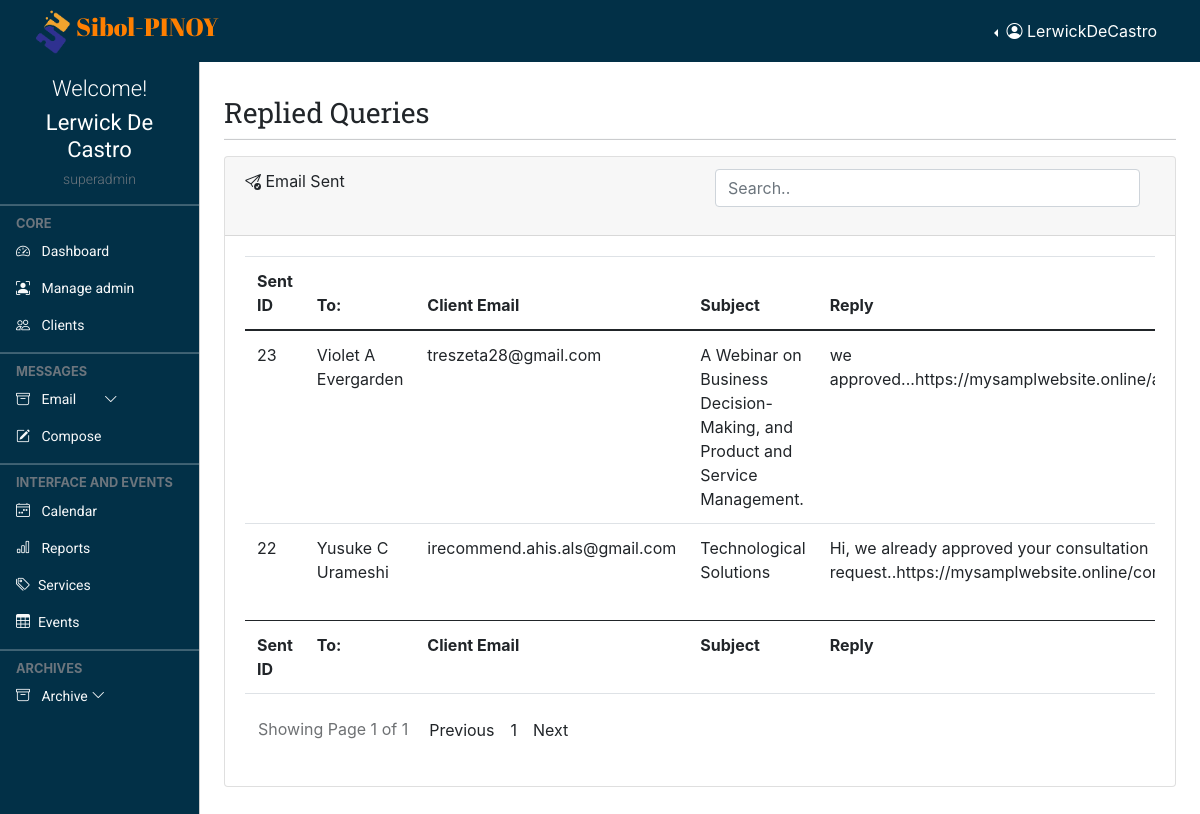
The app's page /admin/sent.php (signed in) with its own data.
### tables this page shows
CREATE TABLE `profile` (
  `id` int(11) NOT NULL,
  `loginId` int(11) NOT NULL,
  `firstName` varchar(255) NOT NULL,
  `lastName` varchar(255) NOT NULL,
  `dateAdded` date NOT NULL
);

CREATE TABLE `sent_email` (
  `sentID` int(150) NOT NULL,
  `client_uniID` varchar(250) NOT NULL,
  `email_add` varchar(250) NOT NULL,
  `loginId` int(11) NOT NULL,
  `company_email` varchar(250) NOT NULL,
  `subject` varchar(250) NOT NULL,
  `reply` longtext DEFAULT NULL,
  `action` varchar(50) NOT NULL,
  `date_reply` datetime DEFAULT NULL
);

CREATE TABLE `client` (
  `c_count` int(150) NOT NULL,
  `client_uniID` varchar(250) NOT NULL,
  `firstName` varchar(250) NOT NULL,
  `mi` text DEFAULT NULL,
  `lastName` varchar(250) NOT NULL,
  `email_add` varchar(250) NOT NULL,
  `contact` varchar(250) DEFAULT NULL,
  `organization` varchar(250) NOT NULL,
  `position` varchar(250) NOT NULL,
  `date_register` datetime NOT NULL
);

### admin/sent.php (the view, shortened to what this page needs)
<!doctype html>
<html lang="en">
  <?php
      require "layout.part/admin.header.php";
  ?>
  <body>
    <?php
      require "layout.part/admin.top.navbar.php";
    ?>
    <?php
      require "layout.part/admin.side.navbar.php";
    ?>
    <main class="mt-5 pt-3">
        <div class="container-fluid p-4">
            <div class="row">
            <div class="col-md-12 my-2">
                <h4 class="page-header">Replied Queries</h4>
                <hr class="dropdown-divider bg-dark" />
            </div>
        </div>
        <div class="row">
            <div class="col-md-12 mb-3">
                <div class="card">
                    <div class="card-header">
                        <span>
                        </span>Email Sent
                        <div class="form-group float-end col-md-6">
                            <input type="text" class="form-control inputSearch" id="inputSearch" placeholder="Search..">
                        </div>
                    </div>
                    <div class="card-body">
                        <div class="table-responsive">
                            <table id="example" class="table data-table" style="width: 100%">
                                <thead>
                                    <tr>
                                        <th>Sent ID</th>
                                        <th>To:</th>
                                        <th>Client Email</th>
                                        <th>Subject</th>
                                        <th>Reply</th>
                                    </tr>
                                </thead>
                                <tbody id="myTable">
                                    <?php
                                        if(isset($_GET['page_no']) && $_GET['page_no'] !=''){
                                            $page_no = $_GET['page_no'];
                                        }else{
                                            $page_no = 1;
                                        }
                                        $total_records_per_page = 25;
                                        $previous_page = $page_no - 1;
                                        $next_page = $page_no + 1;
                                        $result_count = mysqli_query($conn, "SELECT COUNT(*) as total_records FROM `sent_email`" );
                                        $total_records = mysqli_fetch_array($result_count);
                                        $total_records = $total_records['total_records'];
                                        $total_number_of_page = ceil($total_records / $total_records_per_page);
                                        $sent_table_query = "SELECT tb1.sentID, tb2.client_uniID, tb2.email_add, tb2.firstName, tb2.mi, tb2.lastName, tb3.username, tb1.subject, tb1.reply, tb1.action, tb1.date_reply FROM (sent_email tb1 INNER JOIN client tb2 ON tb1.client_uniID = tb2.client_uniID) INNER JOIN login tb3 ON tb1.loginId = tb3.loginId ORDER BY tb1.sentID DESC";
                                        $sent_table_query_result = mysqli_query($conn, $sent_table_query);
                                        if(mysqli_num_rows($sent_table_query_result) > 0 ){
                                            foreach($sent_table_query_result as $sent){
                                            ?>
                                                <tr>
                                                    <td><?=$sent['sentID']?></td>
                                                    <td><?= $sent['firstName'] ?> <?= $sent['mi'] ?> <?= $sent['lastName'] ?></td>
                                                    <td><?=$sent['email_add']?></td>
                                                    <td><?=$sent['subject']?></td>
                                                    <td><?=$sent['reply']?></td>
                                                </tr>
                                            <?php
                                            }
                                        }
                                    ?>
                                </tbody>
                                <tfoot>
                                    <tr>
                                        <th>Sent ID</th>
                                        <th>To:</th>
                                        <th>Client Email</th>
                                        <th>Subject</th>
                                        <th>Reply</th>
                                    </tr>
                                </tfoot>
                            </table>
                        </div>
                        <ul class="pagination pull-right">
                            <li class="pull-left btn btn-default disabled">Showing Page <?php echo $page_no." of ".$total_number_of_page;?></li>
                            <li class=" p-2 <?php if($page_no <= 1) { echo "disabled";}?>">
                                <a <?php if($page_no > 1) { echo "href='?page_no=$previous_page'";} ?>>Previous</a>
                            </li>
                            <?php
                                if($total_number_of_page <=10){
                                    for($counter = 1; $counter <=$total_number_of_page;$counter++){
                                        if($counter == $page_no){
                                            echo "<li class='active p-2'><a> $counter </a></li>";
                                        }else{
                                            echo "<li class='p-2'><a href='?page_no=$counter'> $counter </a></li>";
                                        }
                                    }
                                }
                            ?>
                            <li class="p-2 <?php if($page_no >= $total_number_of_page) {echo "disabled";} ?>" >
                                <a <?php if($page_no < $total_number_of_page) {echo "href='?page_no=$next_page'";} ?>>Next</a>
                            </li>
                        </ul>
                    </div>
                </div>
            </div>
        </div>
    </main>
  </body>
</html>

### admin/layout.part/admin.header.php (shortened to what this page needs)
  <head>
    <link href="https://cdn.jsdelivr.net/npm/bootstrap@5.0.2/dist/css/bootstrap.min.css" rel="stylesheet">
    <link rel="stylesheet" href="https://cdnjs.cloudflare.com/ajax/libs/fullcalendar/3.4.0/fullcalendar.css" />
    <link rel="stylesheet" href="https://cdnjs.cloudflare.com/ajax/libs/twitter-bootstrap/4.0.0-alpha.6/css/bootstrap.css" />
    <link rel="stylesheet" href="https://cdn.jsdelivr.net/npm/bootstrap-icons@1.4.1/font/bootstrap-icons.css"/>
    <link rel="stylesheet" href="style/dataTables.bootstrap5.min.css" />
    <link rel="stylesheet" href="style/addstyler.css" />
    <link rel="stylesheet" href="style/colored.css" />
  </head>
<?php
function levelCheck($lev){
    if($lev == "0"){
      $lev = "admin";
    }
    else if($lev == "1"){
      $lev = "superadmin";
    }
    echo $lev;
  }
?>

### admin/layout.part/admin.top.navbar.php (shortened to what this page needs)
<?php
  require "../connection.php";
  if(isset($_SESSION["username"]) && isset($_SESSION["level"])){
    $musername = $_SESSION["username"];
    $sql = "SELECT login.loginId, profile.firstName, profile.lastName, login.username, login.level FROM login INNER JOIN profile ON
                login.loginId = profile.loginId WHERE login.username = '$musername'";
    if($result = $conn->query($sql)){
      if($result->num_rows == 1){
        if($row = $result->fetch_assoc()){
          $firstName = $row["firstName"];
          $lastName = $row["lastName"];
          $rusername = $row["username"];
          $level = $row["level"];
        }
      }
    }
  }
?>
<nav class="navbar navbar-expand-lg navbar-dark px-3 fixed-top bg-coloured">
  <div class="container-fluid">
    <div class="">
      <img class="__logo" src="../img/logo.png" alt=""><a class="logo-font" href="#">Sibol-PINOY</a>
    </div>
    <div class="collapse navbar-collapse justify-content-md-end" id="topNavBar">
      <div class="btn-group border-0 dropstart">
        <button type="button" class="btn text-white dropdown-toggle border-0" data-bs-toggle="dropdown" aria-expanded="false">
          <i class="bi bi-person-circle"></i> <span> <?= $rusername ?> </span>
        </button>
      </div>
    </div>
  </div>
</nav>

### admin/layout.part/admin.side.navbar.php (shortened to what this page needs)
<div class="offcanvas offcanvas-start sidebar-nav bg-coloured" id="sidebar">
    <div class="offcanvas-body p-0">
        <div class="container pt-3 text-center">
            <div class="text-white">
            <h4 class="welcome-text">Welcome!</h4>
            <h2 class="user-text"><?= $firstName . " " . $lastName?></h2>
            <h6 class="text-muted text-small"><?= levelCheck($level) ?></h6>
            </div>
        </div>
        <nav class="navbar-dark pb-5">
            <ul class="navbar-nav">
                <hr class="dropdown-divider bg-light" />
                <div class="text-muted small fw-bold text-uppercase px-3">
                    CORE
                </div>
                <li>
                    <a href="landing" class="nav-link px-3 text-light text-normal">
                        <span class="me-2"><i class="bi bi-speedometer2"></i></span>
                        <span>Dashboard</span>
                    </a>
                    <?php
                        if(isset($_SESSION["level"])){
                            $check_level = $_SESSION["level"];
                            if($check_level == '1'){
                                echo ' <a href="admin.con" class="nav-link px-3 text-light text-normal">
                                            <span class="me-2"><i class="bi bi-person-bounding-box"></i></span>
                                            <span>Manage admin</span>
                                        </a>';
                            }
                        }
                    ?>
                    <a href="clients.record" class="nav-link px-3 text-light text-normal">
                        <span class="me-2"><i class="bi bi-people"></i></span>
                        <span>Clients</span>
                    </a>
                </li>
                <hr class="dropdown-divider bg-light" />
                <div class="text-muted small fw-bold text-uppercase px-3">
                    Messages
                </div>
                <li>
                    <a class="nav-link px-3 text-light text-normal position-relative" data-bs-toggle="collapse" href="#email">
                        <span class="me-2"><i class="bi bi-archive"></i></span>
                            <span>Email
                        </span>
                        <span class="ms-auto">
                            <span class="right-icon mx-4">
                            <i class="bi bi-chevron-down"></i>
                            </span>
                        </span>
                    </a>
                    <a href="#" class="nav-link px-3 text-light text-normal">
                        <span class="me-2"><i class="bi bi-pencil-square"></i></span>
                        <span>
                            <button type="button" class="bg-transparent border-0 text-light" data-bs-toggle="modal" data-bs-target="#exampleModal">
                                Compose
                            </button>
                        </span>
                    </a>
                </li>
                <hr class="dropdown-divider bg-light" />
                <div class="text-muted small fw-bold text-uppercase px-3">
                    Interface and Events
                </div>
                <li>
                    <a href="calender" class="nav-link px-3 text-light text-normal">
                            <span class="me-2"><i class="bi bi-calendar4-week"></i></span>
                            <span>Calendar</span>
                    </a>
                    <a href="reports" class="nav-link px-3 text-light text-normal">
                            <span class="me-2"><i class="bi bi-bar-chart"></i></span>
                            <span>Reports</span>
                    </a>
                    <a href="services.tools" class="nav-link px-3 sidebar-link text-light text-normal" >
                        <span class="me-2"><i class="bi bi-tags"></i></span>
                        <span>Services</span>
                    </a>
                    <a href="events" class="nav-link px-3 sidebar-link text-light text-normal">
                        <span class="me-2"><i class="bi bi-table"></i></span>
                        <span>Events</span>
                    </a>
                </li>
                <hr class="dropdown-divider bg-light" />
                <div class="text-muted small fw-bold text-uppercase px-3">
                    Archives
                </div>
                <li>
                    <a class="nav-link px-3  text-light text-normal" data-bs-toggle="collapse" href="#archives">
                        <span class="me-2"><i class="bi bi-archive"></i></span>
                        <span>Archive</span>
                        <span class="ms-auto">
                            <span class="right-icon">
                            <i class="bi bi-chevron-down"></i>
                            </span>
                        </span>
                    </a>
                </li>
            </ul>
        </nav>
    </div>
</div>

### admin/style/addstyler.css (style rules this page uses)
:root { --yellowColor: #FF7F00; --blueColor: #040478; --roboto: 'Roboto', sans-serif; --robotoSlab: 'Roboto Slab', serif; --abrilFatface: 'Abril Fatface', cursive; --offcanvas-width: 200px; --topNavbarHeight: 60px; --navColor: #6c757d; }
* { padding: 0; margin: 0; box-sizing: border-box; }
body { background-color: rgb(255, 255, 255); overflow: hidden; }
.text-normal { font-family: var(--roboto); font-size: 14px; font-weight: 400; }
.text-small { font-family: var(--roboto); font-size: 14px; font-weight: 300; }
.page-header { font-family: var(--robotoSlab); font-size: 28px; font-weight: 400; }
.user-text { font-family: var(--roboto); font-size: 22px; font-weight: 400; }
.welcome-text { font-family: var(--roboto); font-size: 22px; font-weight: 300; }
.__logo { width: 45px; height: 45px; }
.logo-font { font-family: var(--abrilFatface); color: var(--yellowColor); font-size: 25px; text-decoration: none; transition: 0.3s ease-in-out; }
.sidebar-nav { width: var(--offcanvas-width); }
.sidebar-link { display: flex; align-items: center; }
@media (min-width: 992px) { body { overflow: auto !important; } }
@media (min-width: 992px) { main { margin-left: var(--offcanvas-width); } }
@media (min-width: 992px) { .sidebar-nav { -webkit-transform: none; transform: none; visibility: visible !important; height: calc(100% - var(--topNavbarHeight)); top: var(--topNavbarHeight); } }

### admin/style/colored.css (style rules this page uses)
.bg-coloured { background-color: #023047; }

### records on screen
profile: loginId.username "LerwickDeCastro", firstName "Lerwick", lastName "De Castro", loginId.level "superadmin"
sent_email: sentID "23", client.firstName "Violet", client.mi "A", client.lastName "Evergarden", client.email_add "treszeta28@gmail.com", subject "A Webinar on Business Decision-Making, and Product and Service Management.", reply "we…"
sent_email: sentID "22", client.firstName "Yusuke", client.mi "C", client.lastName "Urameshi", client.email_add "irecommend.ahis.als@gmail.com", subject "Technological Solutions", reply "Hi, we already approved your consultation…"

### other values on screen
$page_no "1"
$total_number_of_page "1"
